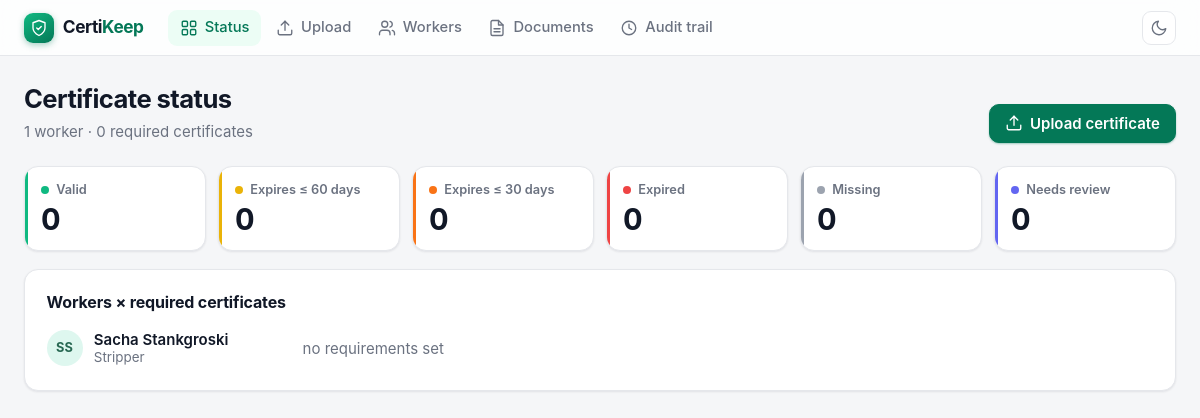
The page / on the database its author committed.
### tables this page shows
CREATE TABLE workers (
    id          INTEGER PRIMARY KEY,
    name        TEXT NOT NULL UNIQUE,
    role        TEXT NOT NULL DEFAULT '',
    created_at  TEXT NOT NULL
);

### certikeep/__init__.py (the view, shortened to what this page needs)
    @app.route("/")
    def dashboard():
        db = get_db()
        docs = db.execute("SELECT * FROM documents WHERE rejected = 0").fetchall()
        rows, counts = [], {k: 0 for k in STATUS_LABELS}
        for w in workers():
            req = [r["cert_type"] for r in db.execute(
                "SELECT cert_type FROM requirements WHERE worker_id = ? ORDER BY cert_type", (w["id"],))]
            cells = []
            rows.append({"worker": w, "cells": cells})
        inbox = [d for d in docs if not d["confirmed_at"]]
        return render_template("dashboard.html", rows=rows, counts=counts, inbox=inbox)

### certikeep/db.py (called while the page is built)
def get_db() -> sqlite3.Connection:
    if "db" not in g:
        g.db = sqlite3.connect(current_app.config["DATABASE"], timeout=15)
        g.db.row_factory = sqlite3.Row
        g.db.execute("PRAGMA foreign_keys = ON")
    return g.db

### certikeep/icons.py (called while the page is built)
def icon(name: str, cls: str = "") -> Markup:
    return Markup(f'<svg class="ic {cls}" viewBox="0 0 24 24" width="18" height="18" fill="none" '
                  f'stroke="currentColor" stroke-width="1.8" stroke-linecap="round" stroke-linejoin="round" '
                  f'aria-hidden="true">{_ICONS[name]}</svg>')

### certikeep/templates/dashboard.html (shortened to what this page needs)
{% extends "base.html" %}
{% block content %}
{% set order = ['valid', 'expiring_60', 'expiring_30', 'expired', 'missing', 'needs_review'] %}
{% set total = counts.values()|sum %}
{% set in_date = counts.valid + counts.expiring_60 + counts.expiring_30 %}
<div class="pagehead">
  <div>
    <h1>Certificate status</h1>
    <p class="sub">{{ rows|length }} worker{{ '' if rows|length == 1 else 's' }} · {{ total }} required certificate{{ '' if total == 1 else 's' }}</p>
  </div>
  <a class="btn primary" href="{{ url_for('upload') }}">{{ icon('upload') }}Upload certificate</a>
</div>
<div class="stats">
  {% for key in order %}
    <div class="stat s-{{ key }}">
      <span class="stat-label"><i class="dot"></i>{{ STATUS_LABELS[key] }}</span>
      <b class="stat-num">{{ counts[key] }}</b>
    </div>
  {% endfor %}
</div>
<section class="card">
  <h2>Workers × required certificates</h2>
  {% if not rows %}
    <div class="empty">
      <span class="empty-ic">{{ icon('users') }}</span>
      <p><b>No workers yet.</b><br><span class="muted">Add workers and the certificates each one needs.</span></p>
      <a class="btn" href="{{ url_for('workers_page') }}">{{ icon('plus') }}Add workers</a>
    </div>
  {% else %}
  <div class="matrix">
    {% for row in rows %}
      <div class="mrow">
        <div class="person">
          <span class="avatar" style="--h: {{ row.worker.name|hue }}">{{ row.worker.name|initials }}</span>
          <span><b class="name">{{ row.worker.name }}</b><span class="muted small">{{ row.worker.role }}</span></span>
        </div>
        <div class="cells">
          {% for ctype, cell in row.cells %}
            {% if cell.doc %}<a class="chip s-{{ cell.status }}" href="{{ url_for('review', doc_id=cell.doc.id) }}"
               title="{{ STATUS_LABELS[cell.status] }}{% if cell.doc.expiry_date %} — expires {{ cell.doc.expiry_date|pretty_date }}{% endif %}">
            {% else %}<span class="chip s-{{ cell.status }}" title="No certificate uploaded">{% endif %}
              <b>{{ CERT_TYPES[ctype] }}</b>
              <small>{{ STATUS_LABELS[cell.status] }}{% if cell.doc and cell.doc.confirmed_at %} · {{ cell.doc.expiry_date|pretty_date }}{% endif %}{% if cell.pending and cell.doc.confirmed_at %} · +{{ cell.pending }} to review{% endif %}</small>
            {% if cell.doc %}</a>{% else %}</span>{% endif %}
          {% else %}<span class="muted">no requirements set</span>{% endfor %}
        </div>
      </div>
    {% endfor %}
  </div>
  {% endif %}
</section>
{% endblock %}

### rows shown on the page
workers: worker.name|initials "SS", worker.name "Sacha Stankgroski", worker.role "Stripper"

### other values the page prints
{{ rows|length }} "1"
{{ total }} "0"
{{ '' if total == 1 else 's' }} "s"
{{ STATUS_LABELS[key] }} "Valid" "Expires ≤ 60 days" "Expires ≤ 30 days" "Expired" "Missing" "Needs review"
{{ counts[key] }} "0" "0" "0" "0" "0" "0"
